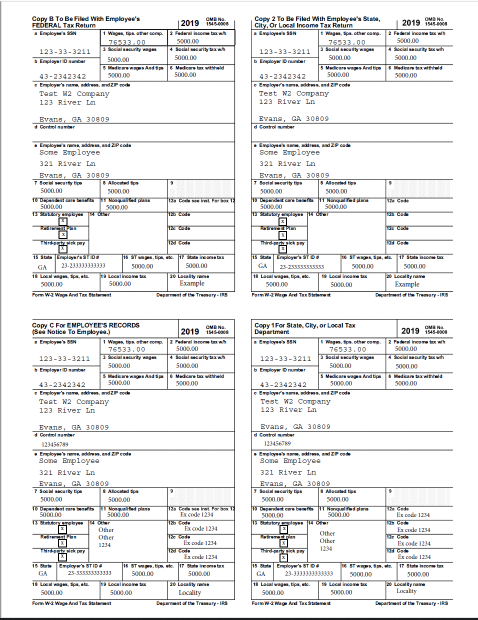
#> input picture app/scans/W2-TSBooks.PNG, 955 x 1239 px, found by its file name (shown at 1/2 size)
$ python template_resizer.py
#> lines starting #> are read from the running program, lines starting #| are printed output that depends on the picture
import cv2
import os

TEMPLATES_BASE_DIR = 'templates'
TEMPLATES_DIR = 'w2'
TEMPLATE_NAME = 'form_w2_5.png'

def resize_image(image_path, resize_percentage):
#> called with resize_percentage = 300
    image = cv2.imread(image_path)
#> image is the input picture: shape (1239, 955, 3); mean B, G, R 235, 234.5, 234.4
    return cv2.resize(image, (0,0), fx = resize_percentage / 100, fy = resize_percentage / 100)
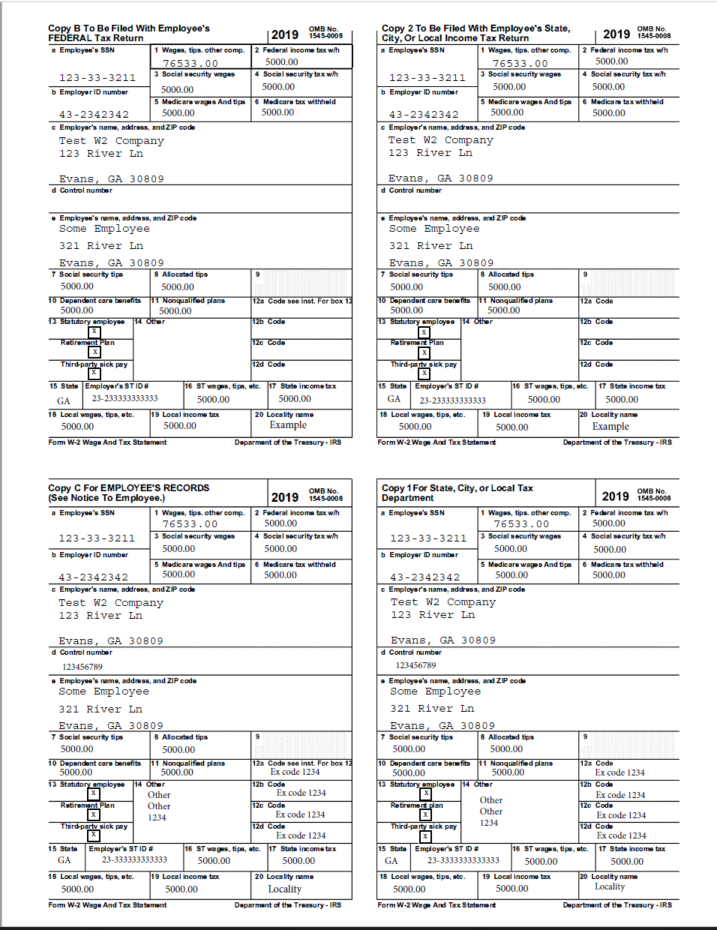
#> returned value: shape (3717, 2865, 3) (shown at 1/4 size); mean of channels 0, 1, 2 234.9, 234.5, 234.4; drawn as B, G, R

def save_to_templates_folder(image):
    if TEMPLATE_NAME == '':
        raise Exception("Must set template name")
    if TEMPLATES_BASE_DIR == '':
        raise Exception("Must set template base directory")
    if TEMPLATES_DIR == '':
        raise Exception("Must set template directory")
    template_path = os.path.join(TEMPLATES_BASE_DIR, TEMPLATES_DIR, TEMPLATE_NAME)
    # cv2.imwrite(template_path, image)
    template_path = r"C:/Development/tax-form-ocr-docker/app/scans/W2-TSBooks_resized.jpg"
    # template_path = r"C:/Development/tax-form-ocr-docker/app/templates/w2/form_w2_6_resized.png"
    cv2.imwrite(template_path, image)


if __name__ == "__main__":
    print("Starting to resize image")
    image_path = r"C:/Development/tax-form-ocr-docker/app/scans/W2-TSBooks.png"
    # image_path = r"C:/Development/tax-form-ocr-docker/app/templates/w2/form_w2_6.png"
    resize_percentage = 300
    resized_image = resize_image(image_path, resize_percentage)
    save_to_templates_folder(resized_image)
    print("Finished resizing image")
